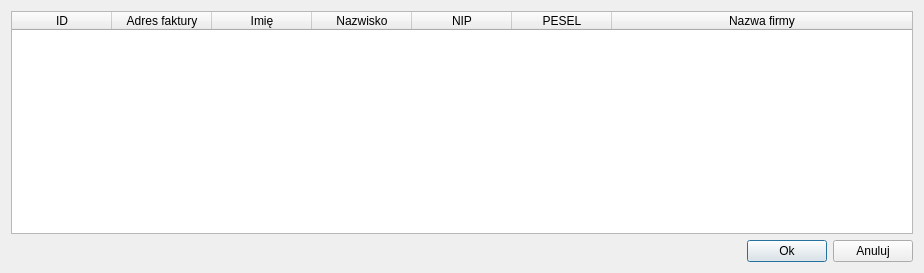
<?xml version="1.0" encoding="UTF-8"?>
<ui version="4.0">
 <class>clientSearchDialog</class>
 <widget class="QDialog" name="clientSearchDialog">
  <property name="geometry">
   <rect>
    <x>0</x>
    <y>0</y>
    <width>924</width>
    <height>273</height>
   </rect>
  </property>
  <property name="windowTitle">
   <string>Dialog</string>
  </property>
  <layout class="QGridLayout" name="gridLayout">
   <item row="0" column="0">
    <widget class="QTableWidget" name="clientSearchTable">
     <attribute name="horizontalHeaderCascadingSectionResizes">
      <bool>true</bool>
     </attribute>
     <attribute name="horizontalHeaderShowSortIndicator" stdset="0">
      <bool>true</bool>
     </attribute>
     <attribute name="horizontalHeaderStretchLastSection">
      <bool>true</bool>
     </attribute>
     <attribute name="verticalHeaderCascadingSectionResizes">
      <bool>true</bool>
     </attribute>
     <attribute name="verticalHeaderShowSortIndicator" stdset="0">
      <bool>true</bool>
     </attribute>
     <attribute name="verticalHeaderStretchLastSection">
      <bool>true</bool>
     </attribute>
     <column>
      <property name="text">
       <string>ID</string>
      </property>
     </column>
     <column>
      <property name="text">
       <string>Adres faktury</string>
      </property>
     </column>
     <column>
      <property name="text">
       <string>Imię</string>
      </property>
     </column>
     <column>
      <property name="text">
       <string>Nazwisko</string>
      </property>
     </column>
     <column>
      <property name="text">
       <string>NIP</string>
      </property>
     </column>
     <column>
      <property name="text">
       <string>PESEL</string>
      </property>
     </column>
     <column>
      <property name="text">
       <string>Nazwa firmy</string>
      </property>
     </column>
    </widget>
   </item>
   <item row="1" column="0">
    <layout class="QHBoxLayout" name="clientSearchDialogButtonsLayout">
     <item>
      <spacer name="horizontalSpacer">
       <property name="orientation">
        <enum>Qt::Horizontal</enum>
       </property>
       <property name="sizeHint" stdset="0">
        <size>
         <width>40</width>
         <height>20</height>
        </size>
       </property>
      </spacer>
     </item>
     <item>
      <widget class="QPushButton" name="clientSearchOkButton">
       <property name="text">
        <string>Ok</string>
       </property>
      </widget>
     </item>
     <item>
      <widget class="QPushButton" name="clientSearchCancelButton">
       <property name="text">
        <string>Anuluj</string>
       </property>
      </widget>
     </item>
    </layout>
   </item>
  </layout>
 </widget>
 <resources/>
 <connections/>
</ui>
